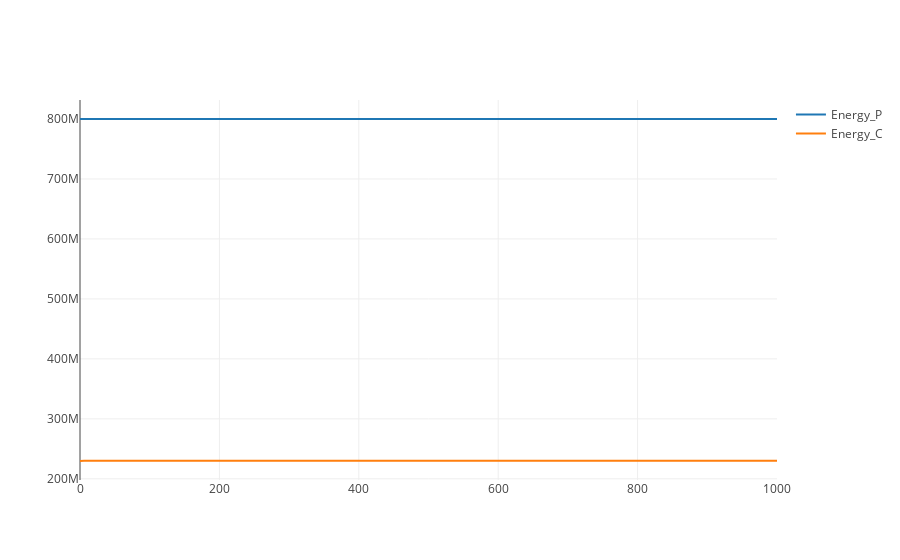

The code cell stored with this chart in its notebook:
### Code cell
energy_metabolism.reset()
energy_metabolism.simulate(start = 0., end = 1.0e3, steps = 1000, selections=['time', 'Energy_P', 'Energy_C']) 
energy_metabolism.plot()

### Figure 1 — Plotly figure (JSON) as saved in the notebook; plotly's stock layout.template omitted (floating-point values rounded to 4 significant figures; data arrays with more than 128 entries replaced by an {"elided": "..."} marker saying what was removed)
{"data": [{"type": "scatter", "x": {"elided": "1001 int values"}, "y": {"elided": "1001 float values"}, "name": "Energy_P", "opacity": 1, "mode": "lines"}, {"type": "scatter", "x": {"elided": "1001 int values"}, "y": {"elided": "1001 float values"}, "name": "Energy_C", "opacity": 1, "mode": "lines"}], "layout": {}}
